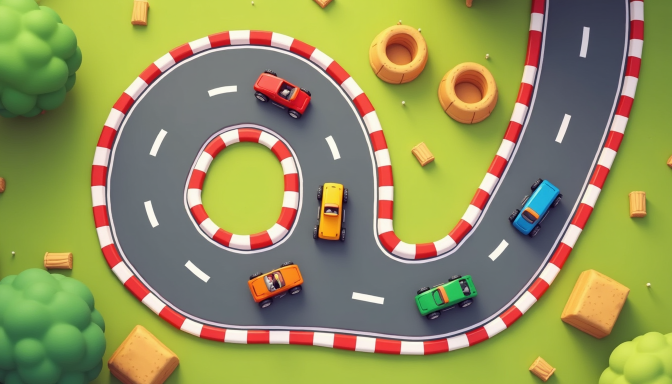
#> input picture docs/mockups/style_anchor.png, 1344 x 768 px (shown at 1/2 size)
$ python style_board.py
#> lines starting #> are read from the running program, lines starting #| are printed output that depends on the picture
### tools/comfy/comfy_client.py
"""Minimal ComfyUI HTTP client: queue a graph, wait for it, download the images.

Polls /history rather than holding a websocket open. Generations take seconds,
so a one-second poll costs nothing and there is no connection state to manage.
Standard library only, so the tooling runs on any Python without installs.
"""
import json
import time
import urllib.error
import urllib.parse
import urllib.request
import uuid

DEFAULT_URL = "http://127.0.0.1:8188"


class ComfyError(RuntimeError):
    pass


class ComfyClient:
    def __init__(self, base_url: str = DEFAULT_URL, timeout: float = 900.0, poll_interval: float = 1.0):
        self.base_url = base_url.rstrip("/")
        self.timeout = timeout
        self.poll_interval = poll_interval
        self.client_id = uuid.uuid4().hex

    def _request(self, path: str, payload: dict | None = None) -> bytes:
        data = None
        headers = {}
        if payload is not None:
            data = json.dumps(payload).encode("utf-8")
            headers["Content-Type"] = "application/json"
        req = urllib.request.Request(self.base_url + path, data=data, headers=headers)
        try:
            with urllib.request.urlopen(req, timeout=30) as resp:
                return resp.read()
        except urllib.error.HTTPError as e:
            body = e.read().decode("utf-8", "replace")
            raise ComfyError(f"{e.code} from {path}: {_describe_error(body)}") from None
        except urllib.error.URLError as e:
            raise ComfyError(
                f"Cannot reach ComfyUI at {self.base_url} ({e.reason}). "
                "Start it with run_nvidia_gpu.bat and try again."
            ) from None

    def _get_json(self, path: str) -> dict:
        return json.loads(self._request(path))

    def check_alive(self) -> dict:
        return self._get_json("/system_stats")

    def queue(self, graph: dict) -> str:
        resp = json.loads(self._request("/prompt", {"prompt": graph, "client_id": self.client_id}))
        return resp["prompt_id"]

    # [21 lines left out: functions wait, fetch_image, not called in this run]

    def upload_image(self, png: bytes, name: str) -> str:
        """Upload an image to ComfyUI's input folder; returns the name LoadImage expects."""
        boundary = uuid.uuid4().hex.encode()
        crlf = b"\r\n"
        body = b"".join([
            b"--" + boundary + crlf,
            b'Content-Disposition: form-data; name="image"; filename="' + name.encode() + b'"' + crlf,
            b"Content-Type: image/png" + crlf + crlf,
            png + crlf,
            b"--" + boundary + crlf,
            b'Content-Disposition: form-data; name="overwrite"' + crlf + crlf,
            b"true" + crlf,
            b"--" + boundary + b"--" + crlf,
        ])
        req = urllib.request.Request(
            self.base_url + "/upload/image", data=body,
            headers={"Content-Type": "multipart/form-data; boundary=" + boundary.decode()},
        )
        try:
            with urllib.request.urlopen(req, timeout=30) as resp:
                info = json.loads(resp.read())
        except urllib.error.URLError as e:
            raise ComfyError(f"Upload of {name} failed: {e}") from None
        sub = info.get("subfolder", "")
        return f"{sub}/{info['name']}" if sub else info["name"]

    # [30 lines left out: functions run, _describe_error, _execution_error, not called in this run]

### tools/comfy/style_board.py
"""Build the Redux style reference: frame 04's objects, cut out, on a plain board.

    python tools/comfy/style_board.py

Feeding the whole style frame to Redux leaked its *content* into every asset (tyre
stacks sitting in roundabouts, grass tiles turned into track). The board keeps the
look — soft clay-toy shading, rounded shapes, warm colours — without the track.
Writes docs/mockups/style_board.png.
"""
import io
from pathlib import Path

from PIL import Image

import workflows as wf
from comfy_client import ComfyClient

ROOT = Path(__file__).resolve().parents[2]
MOCKUPS = ROOT / "docs" / "mockups"
BOARD_BG = (244, 241, 230)

# Pixel boxes in style_anchor.png (1344 x 768).
CROPS = {
    "tree_tl": (0, 0, 170, 240),
    "tree_bl": (0, 530, 215, 768),
    "ring_a": (730, 40, 862, 172),
    "ring_b": (870, 118, 1006, 252),
    "bale_a": (1118, 535, 1262, 680),
    "bale_b": (212, 645, 362, 768),
    "car_red": (500, 135, 628, 242),
    "car_yellow": (624, 360, 700, 488),
    "car_blue": (1012, 350, 1132, 475),
    "car_green": (825, 545, 958, 640),
    "car_orange": (492, 520, 612, 612),
    "log": (820, 280, 875, 335),
}


def main() -> None:
    client = ComfyClient()
    client.check_alive()
#> (the call stopped at in _request, `with urllib.request.urlopen(req, timeout=30) as resp:`: the network is not available in this run)
    anchor = Image.open(MOCKUPS / "style_anchor.png").convert("RGB")
#> anchor is the input picture: PIL image 1344x768 RGB; mean R, G, B 146.6, 145.2, 90.7
    cutouts = []
    for name, box in CROPS.items():
        crop = anchor.crop(box)
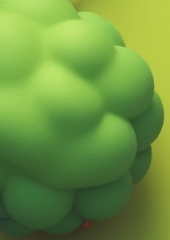
#> crop: PIL image 170x240 RGB; mean R, G, B 108.5, 147.6, 63.8
        crop = crop.resize((crop.width * 3, crop.height * 3), Image.LANCZOS)  # matting works better larger
#> crop: PIL image 510x720 RGB
        buf = io.BytesIO()
        crop.save(buf, "PNG")
        uploaded = client.upload_image(buf.getvalue(), f"vr_board_{name}.png")
        images = client.run(wf.cutout_only(uploaded, prefix="vr_board"))
        cutouts.append(Image.open(io.BytesIO(images["save_cutout"][0])).convert("RGBA"))
        print(f"  cut out {name}", flush=True)

    board = Image.new("RGB", (1024, 1024), BOARD_BG)
    cols, cell = 4, 1024 // 4
    rows = (len(cutouts) + cols - 1) // cols
    top = (1024 - rows * cell) // 2
    for i, cut in enumerate(cutouts):
        cut.thumbnail((cell - 24, cell - 24), Image.LANCZOS)
        x = (i % cols) * cell + (cell - cut.width) // 2
        y = top + (i // cols) * cell + (cell - cut.height) // 2
        board.paste(cut, (x, y), cut)
    board.save(MOCKUPS / "style_board.png")
    print("wrote docs/mockups/style_board.png")


if __name__ == "__main__":
    main()
#> (the call stopped at in upload_image, `with urllib.request.urlopen(req, timeout=30) as resp:`: the network is not available in this run)
